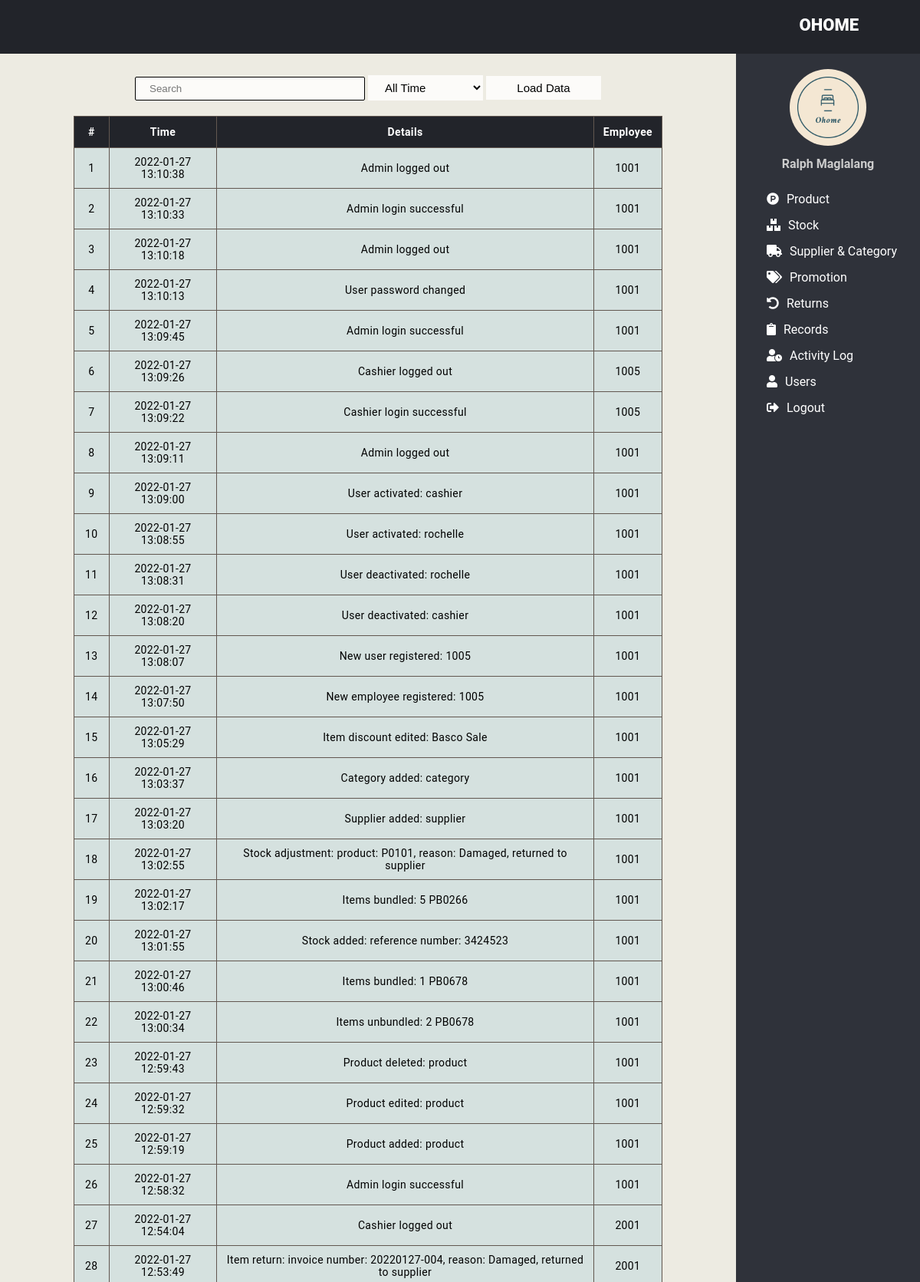
Page /POSINVENTORY/admin/adminactivity.php (signed in, upper part) on the committed database.
### tables this page shows
CREATE TABLE `tblactivity` (
  `activityNO` int(10) NOT NULL,
  `time` datetime NOT NULL DEFAULT current_timestamp(),
  `details` varchar(100) NOT NULL,
  `employeeID` varchar(10) NOT NULL
);

### POSINVENTORY/admin/adminactivity.php (the view, shortened to what this page needs)
<?php
    require '../include/dbcon.php';
    if(isset($_SESSION["ID"]))
    {
        $Display = "SELECT * FROM tblactivity ";
        $Display .= " ORDER BY time DESC";
    }
    else
    {
        header("location:../index.php");
    }
 ?>
<!DOCTYPE html>
<html>
    <head>
        <link rel="stylesheet" type="text/css" href="https://cdnjs.cloudflare.com/ajax/libs/font-awesome/5.13.0/css/all.min.css">
        <link rel="stylesheet" href="../styles.css">
    </head>
    <body>
    <header>
		<div class="right_area">
			<h3>Ohome</h3>
		</div>
	</header>
        <div class="main">
            <div class="activity">
                <div class="tabs">
                    <form method="get">
                        <input type="search" name="Search" placeholder="Search" value="<?php echo isset($_SESSION['Search']) ? $_SESSION['Search'] : ''; ?>">
                        <select name="Filter">
                            <option value = "All" <?php echo isset($_SESSION['Filter']) ? '' : 'selected'; ?>>All Time</option>
                        </select>
                        <button name="Load">Load Data</button>
                    </form>
                </div>
                <table class="table">
                <?php
                    echo '<tr>
                        <th>#</th><th>Time</th><th>Details</th><th>Employee</th>
                    </tr>';
                    $pdoDisplay = $pdoConnect->prepare($Display);
                    $pdoDisplay->execute();
                    $num=0;
                    foreach ($pdoDisplay as $item)
                    {
                        $num++;
                        echo   '<tr>
                                <td>'.$num.'</td>
                                <td>'.$item['time'].'</td>
                                <td>'.$item['details'].'</td>
                                <td>'.$item['employeeID'].'</td>
                                </tr>';
                    }
                ?>
                </table>
            </div>
            <div class="navigation">
                <?php
                    include '../include/adminnav.php';
                ?>
            </div>
    </body>
</html>

### POSINVENTORY/styles.css (style rules this page uses)
body { margin: 0; padding: 0; font-family: "Roboto", sans-serif; background-color: #edebe2; }
header { position: fixed; background: #22242A; padding: 20px; width: 100%; height: 30px; }
.right_area h3 { color: #fff; margin: 0; text-transform: uppercase; font-size: 22px; font-weight: 850; float: right; margin-right: 100px; }
.navigation { background: #2f323A; margin-top: 70px; padding-top: 20px; position: fixed; right: 0; width: 20%; height: 100%; transition: 0.5s; transition-property: right; }
.activity { position: fixed; margin-top: 70px; padding-bottom: 100px; width: 80%; height: 68%; float: left; overflow-y: scroll; text-align: center; }
.tabs { padding: 20px; }
.tabs button, .tabs select { width: 150px; padding: 7px 18px; border: none; font-size: 15px; background-color: rgba(255, 255, 255, 0.801); }
.tabs input { width: 300px; margin-top: 10px; padding: 7px 18px; border: 0.3px solid #000000; border-radius: 2px; background-color: rgba(255, 255, 255, 0.801); }
.table { width: 80%; border-collapse: collapse; margin: auto; margin-bottom: 200px; }
.table th { background-color: #22242A; color: #fff; font-weight: 600; padding: 12px; border: 1.5px solid #625750; }
.table tr, .table td { font-size: 14px; letter-spacing: 0.35px; background-color: #d5e1df; padding: 10px; border: 1px solid #625750; }

### rows in the picture
tblactivity: time "2022-01-27 13:10:38", details "Admin logged out", employeeID "1001"
tblactivity: time "2022-01-27 13:10:33", details "Admin login successful", employeeID "1001"
tblactivity: time "2022-01-27 13:10:18", details "Admin logged out", employeeID "1001"
tblactivity: time "2022-01-27 13:10:13", details "User password changed", employeeID "1001"
tblactivity: time "2022-01-27 13:09:45", details "Admin login successful", employeeID "1001"
tblactivity: time "2022-01-27 13:09:26", details "Cashier logged out", employeeID "1005"
tblactivity: time "2022-01-27 13:09:22", details "Cashier login successful", employeeID "1005"
tblactivity: time "2022-01-27 13:09:11", details "Admin logged out", employeeID "1001"
tblactivity: time "2022-01-27 13:09:00", details "User activated: cashier", employeeID "1001"
tblactivity: time "2022-01-27 13:08:55", details "User activated: rochelle", employeeID "1001"
tblactivity: time "2022-01-27 13:08:31", details "User deactivated: rochelle", employeeID "1001"
tblactivity: time "2022-01-27 13:08:20", details "User deactivated: cashier", employeeID "1001"
tblactivity: time "2022-01-27 13:08:07", details "New user registered: 1005", employeeID "1001"
tblactivity: time "2022-01-27 13:07:50", details "New employee registered: 1005", employeeID "1001"
tblactivity: time "2022-01-27 13:05:29", details "Item discount edited: Basco Sale", employeeID "1001"
tblactivity: time "2022-01-27 13:03:37", details "Category added: category", employeeID "1001"
tblactivity: time "2022-01-27 13:03:20", details "Supplier added: supplier", employeeID "1001"
tblactivity: time "2022-01-27 13:02:55", details "Stock adjustment: product: P0101, reason: Damaged, returned to supplier", employeeID "1001"
tblactivity: time "2022-01-27 13:02:17", details "Items bundled: 5 PB0266", employeeID "1001"
tblactivity: time "2022-01-27 13:01:55", details "Stock added: reference number: 3424523", employeeID "1001"
tblactivity: time "2022-01-27 13:00:46", details "Items bundled: 1 PB0678", employeeID "1001"
tblactivity: time "2022-01-27 13:00:34", details "Items unbundled: 2 PB0678", employeeID "1001"
tblactivity: time "2022-01-27 12:59:43", details "Product deleted: product", employeeID "1001"
tblactivity: time "2022-01-27 12:59:32", details "Product edited: product", employeeID "1001"
tblactivity: time "2022-01-27 12:59:19", details "Product added: product", employeeID "1001"
tblactivity: time "2022-01-27 12:58:32", details "Admin login successful", employeeID "1001"
tblactivity: time "2022-01-27 12:54:04", details "Cashier logged out", employeeID "2001"
tblactivity: time "2022-01-27 12:53:49", details "Item return: invoice number: 20220127-004, reason: Damaged, returned to supplier", employeeID "2001"

### other values in the picture
$_SESSION["Name"] "Ralph Maglalang"
